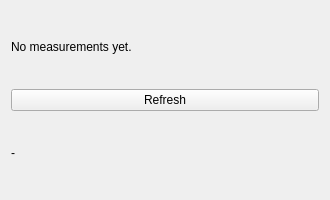
<?xml version='1.0' encoding='UTF-8'?>
<ui version="4.0">
 <class>Visualize</class>
 <widget class="QWidget" name="Visualize">
  <property name="geometry">
   <rect>
    <x>0</x>
    <y>0</y>
    <width>330</width>
    <height>200</height>
   </rect>
  </property>
  <property name="windowTitle">
   <string>Visualize</string>
  </property>
  <layout class="QVBoxLayout" name="controls_layout">
   <item>
    <widget class="QLabel" name="summary_label">
     <property name="text">
      <string>No measurements yet.</string>
     </property>
     <property name="wordWrap">
      <bool>true</bool>
     </property>
    </widget>
   </item>
   <item>
    <widget class="QPushButton" name="btn_refresh">
     <property name="text">
      <string>Refresh</string>
     </property>
    </widget>
   </item>
   <item>
    <widget class="QLabel" name="status_label">
     <property name="text">
      <string>-</string>
     </property>
     <property name="wordWrap">
      <bool>true</bool>
     </property>
    </widget>
   </item>
  </layout>
 </widget>
 <resources />
 <connections />
</ui>
